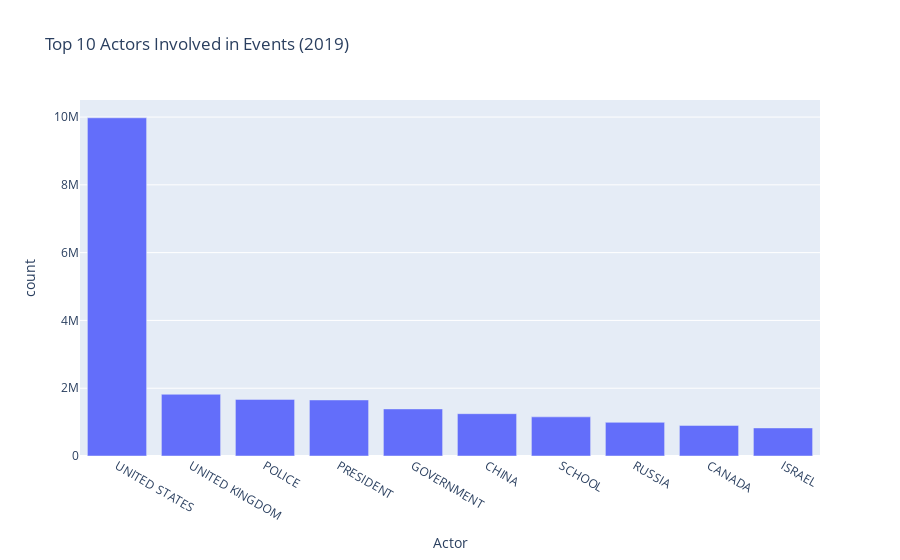

Notebook code for this chart:
### Code cell
fig = px.bar(top_actors.head(10), x='Actor', y='count', 
             title='Top 10 Actors Involved in Events (2019)', 
             labels={'Count': 'Number of Events'})
fig.show()

### Figure 1 — Plotly figure (JSON) as saved in the notebook; plotly's stock layout.template omitted (floating-point values rounded to 4 significant figures)
{"data": [{"alignmentgroup": "True", "hovertemplate": "Actor=%{x}<br>count=%{y}<extra></extra>", "legendgroup": "", "marker": {"color": "#636efa", "pattern": {"shape": ""}}, "name": "", "offsetgroup": "", "orientation": "v", "showlegend": false, "textposition": "auto", "type": "bar", "x": ["UNITED STATES", "UNITED KINGDOM", "POLICE", "PRESIDENT", "GOVERNMENT", "CHINA", "SCHOOL", "RUSSIA", "CANADA", "ISRAEL"], "xaxis": "x", "y": [9977815, 1820848, 1670266, 1653585, 1388951, 1248674, 1154515, 993236, 902489, 828227], "yaxis": "y"}], "layout": {"barmode": "relative", "legend": {"tracegroupgap": 0}, "title": {"text": "Top 10 Actors Involved in Events (2019)"}, "xaxis": {"anchor": "y", "domain": [0, 1], "title": {"text": "Actor"}}, "yaxis": {"anchor": "x", "domain": [0, 1], "title": {"text": "count"}}}}
